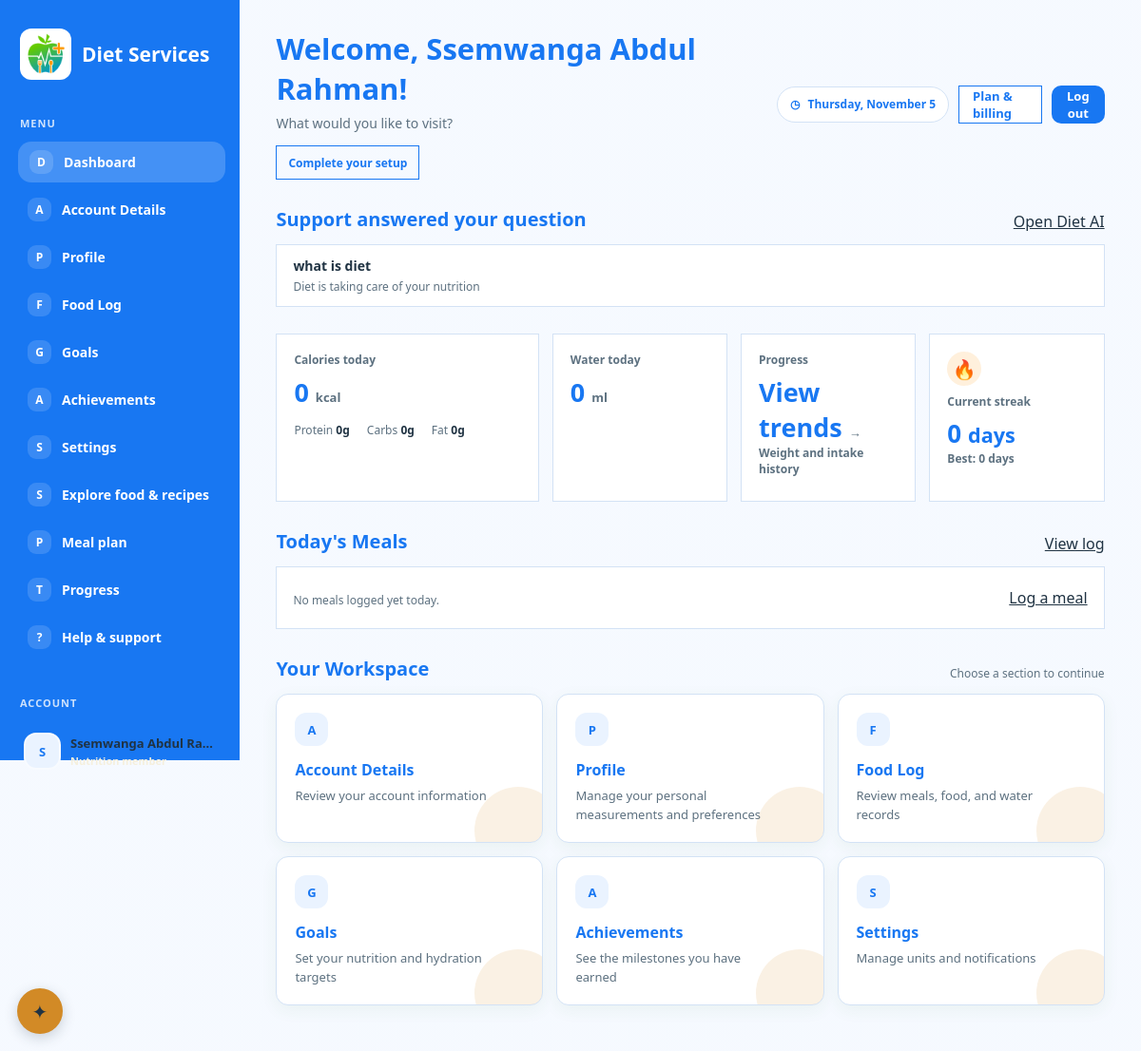
The page /dashboard/ (signed in) on the database its author committed.
### DietApp/models.py (models this page shows, shortened)
class Users(models.Model):
    user_id = models.IntegerField(null=False, primary_key=True)
    full_name = models.CharField(max_length=30)
    email = models.EmailField(unique=True, null=False)
    password_hash = models.CharField(max_length=128, null=False)
    is_active = models.BooleanField(default=True)
    onboarding_complete = models.BooleanField(default=False)
    paid_until = models.DateField(null=True, blank=True)
    phone = models.CharField(max_length=20, unique=True)
    profile_image = models.ImageField(upload_to='profile_picture', max_length=40, blank=True)
    created_at = models.DateField(null=False)
    last_login = models.DateField(null=False)

class SupportQuestion(models.Model):
    TOPIC_CHOICES = SupportFeedback.TOPIC_CHOICES
    user = models.ForeignKey(
        Users,
        on_delete=models.SET_NULL,
        null=True,
        blank=True,
        related_name="support_questions",
    )
    question = models.CharField(max_length=500)
    question_key = models.CharField(max_length=64, db_index=True)
    topic = models.CharField(max_length=30, choices=TOPIC_CHOICES, default="general")
    answer = models.TextField(blank=True)
    answer_viewed_at = models.DateTimeField(null=True, blank=True)
    created_at = models.DateTimeField(auto_now_add=True)
    updated_at = models.DateTimeField(auto_now=True)

### DietApp/views.py (the view)
# urls.py: path("dashboard/", views.Dashboard, name="dashboard"),
def Dashboard(request):
    if request.user.is_authenticated and request.user.is_staff:
        return redirect("admin_dashboard")
    user, redirect_response = _get_logged_in_user(request)
    if redirect_response:
        return redirect_response
    cards = [
        {"title": "Account Details", "description": "Review your account information", "url": reverse("account_details")},
        {"title": "Profile", "description": "Manage your personal measurements and preferences", "url": reverse("profile")},
        {"title": "Food Log", "description": "Review meals, food, and water records", "url": reverse("food_log")},
        {"title": "Goals", "description": "Set your nutrition and hydration targets", "url": reverse("goals")},
        {"title": "Achievements", "description": "See the milestones you have earned", "url": reverse("achievements")},
        {"title": "Settings", "description": "Manage units and notifications", "url": reverse("settings")},
    ]
    today = timezone.localdate()
    profile = _profile_for_user(user)
    intake = FoodLog.objects.filter(user_id=user, log_date=today).aggregate(
        calories=Sum("calories_consumed"),
        protein=Sum("protein_consumed"),
        carbs=Sum("carbs_consumed"),
        fat=Sum("fat_consumed"),
    )
    water_ml = WaterLog.objects.filter(user_id=user, log_date=today).aggregate(
        amount=Sum("amount_ml")
    )["amount"] or 0
    today_meals = (
        FoodLog.objects.filter(user_id=user, log_date=today)
        .select_related("food_id")
        .order_by("log_time")
    )
    targets = {
        "calories": profile.daily_calorie_target if profile else None,
        "protein": profile.daily_protein_target if profile else None,
        "carbs": profile.daily_carbs_target if profile else None,
        "fat": profile.daily_fat_target if profile else None,
        "water": profile.daily_water_target if profile else None,
    }
    daily_summary = {
        "date": today,
        "calories": intake["calories"] or 0,
        "protein": intake["protein"] or 0,
        "carbs": intake["carbs"] or 0,
        "fat": intake["fat"] or 0,
        "water_ml": water_ml,
        "targets": targets,
    }
    has_profile = profile is not None
    has_settings = UserSetting.objects.filter(user_id=user).exists()
    streak = _activity_streak(user, today)
    answered_support_questions = list(
        SupportQuestion.objects.filter(
            user=user,
            answer__gt="",
            answer_viewed_at__isnull=True,
        ).order_by("updated_at")
    )
    if answered_support_questions:
        SupportQuestion.objects.filter(
            pk__in=[item.pk for item in answered_support_questions]
        ).update(answer_viewed_at=timezone.now())
    for key in ("calories", "protein", "carbs", "fat"):
        target = targets[key]
        daily_summary[f"{key}_progress"] = min(
            100, round(daily_summary[key] / target * 100)
        ) if target else 0
    daily_summary["water_progress"] = min(
        100, round(water_ml / targets["water"] * 100)
    ) if targets["water"] else 0
    return render(
        request,
        "dashboard.html",
        {
            "user": user,
            "modules": cards,
            "daily_summary": daily_summary,
            "today_meals": today_meals,
            "streak": streak,
            "profile_setup_required": not has_profile,
            "answered_support_questions": answered_support_questions,
        },
    )

### DietApp/context_processors.py (called while the page is built)
def navigation_context(request):
	model_slug = getattr(request.resolver_match, "kwargs", {}).get("model_slug")
	previous_page_url = reverse("food_log") if model_slug == "weight-logs" else reverse("dashboard")
	return {"previous_page_url": previous_page_url}

### DietApp/payments.py (called while the page is built)
def payment_provider_ready():
    return bool(settings.FLW_SECRET_KEY and settings.FLW_SECRET_HASH)

### DietApp/views.py (called while the page is built)
def _get_logged_in_user(request, allow_unpaid=False):
    user_id = request.session.get("user_id")
    if not user_id:
        return None, redirect("login")
    user = Users.objects.filter(pk=user_id, is_active=True).first()
    if not user:
        request.session.pop("user_id", None)
        return None, redirect("login")
    if not allow_unpaid and payment_provider_ready() and not _subscription_is_current(user):
        return None, redirect("subscription")
    return user, None

def _profile_for_user(user):
    return UserProfile.objects.filter(user_id=user).order_by("-updated_at", "-pk").first()

### DietApp/templates/dashboard.html (shortened to what this page needs)
{% extends "base.html" %}
{% load static %}
{% block body_class %}dashboard-page{% endblock %}
{% block site_header %}
    <aside class="dashboard-sidebar" aria-label="Dashboard navigation">
        <a class="dashboard-brand" href="{% url 'dashboard' %}"><img class="brand-mark" src="{% static 'DietApp/images/diet-services-logo.png' %}" alt=""><span>Diet Services</span></a>
        <p class="sidebar-label">Menu</p>
        <nav class="dashboard-nav" aria-label="Main navigation">
            <a href="{% url 'dashboard' %}" aria-current="page"><span class="nav-mark" aria-hidden="true">D</span>Dashboard</a>
            {% for module in modules %}
                <a href="{{ module.url }}">
                    <span class="nav-mark" aria-hidden="true">{{ module.title|slice:":1" }}</span>{{ module.title }}
                </a>
            {% endfor %}
            <a href="{% url 'food_search' %}"><span class="nav-mark" aria-hidden="true">S</span>Explore food &amp; recipes</a>
            <a href="{% url 'meal_plan' %}"><span class="nav-mark" aria-hidden="true">P</span>Meal plan</a>
            <a href="{% url 'progress' %}"><span class="nav-mark" aria-hidden="true">T</span>Progress</a>
            <a href="{% url 'support' %}"><span class="nav-mark" aria-hidden="true">?</span>Help &amp; support</a>
        </nav>
        <p class="sidebar-label">Account</p>
        <div class="sidebar-user">
            <span class="user-avatar" aria-hidden="true">{{ user.full_name|slice:":1" }}</span>
            <div class="user-meta"><strong>{{ user.full_name }}</strong><span class="user-role">{% if request.user.is_staff %}Administrator{% else %}Nutrition member{% endif %}</span></div>
        </div>
    </aside>
{% endblock %}
{% block content %}
    <header class="dashboard-topline">
        <div>
            <h1>Welcome, {{ user.full_name }}!</h1>
            <p class="intro">What would you like to visit?</p>
            {% if profile_setup_required %}<a class="setup-link" href="{% url 'getting_started' %}">Complete your setup</a>{% endif %}
        </div>
        <div class="dashboard-actions">
            <span class="date-chip"><span aria-hidden="true">◷</span> {{ daily_summary.date|date:"l, F j" }}</span>
            <a class="admin-support-link" href="{% url 'subscription' %}">Plan &amp; billing</a>
            <form class="dashboard-logout" method="post" action="{% url 'logout' %}">{% csrf_token %}<button type="submit">Log out</button></form>
        </div>
    </header>
    {% if answered_support_questions %}
        <section class="meal-section" aria-labelledby="support-answers-title" role="status">
            <div class="section-heading">
                <h2 id="support-answers-title">Support answered your question</h2>
                <a href="{% url 'diet_ai' %}">Open Diet AI</a>
            </div>
            <div class="meal-list">
                {% for item in answered_support_questions %}
                    <article class="meal-row">
                        <div>
                            <p class="meal-name">{{ item.question }}</p>
                            <p class="meal-meta">{{ item.answer }}</p>
                        </div>
                    </article>
                {% endfor %}
            </div>
        </section>
    {% endif %}
    <section class="daily-summary" aria-label="Today's nutrition summary">
        <div class="summary-block">
            <p class="summary-label">Calories today</p>
            <p class="summary-value">{{ daily_summary.calories }} <small>{% if daily_summary.targets.calories %} / {{ daily_summary.targets.calories }} kcal{% else %}kcal{% endif %}</small></p>
            <div class="macro-line"><span>Protein <strong>{{ daily_summary.protein|floatformat:0 }}g</strong></span><span>Carbs <strong>{{ daily_summary.carbs|floatformat:0 }}g</strong></span><span>Fat <strong>{{ daily_summary.fat|floatformat:0 }}g</strong></span></div>
        </div>
        <div class="summary-block">
            <p class="summary-label">Water today</p>
            <p class="summary-value">{{ daily_summary.water_ml }} <small>ml</small></p>
        </div>
        <a class="summary-block" href="{% url 'progress' %}" style="text-decoration: none;">
            <p class="summary-label">Progress</p>
            <p class="summary-value">View trends <small aria-hidden="true">&rarr;</small></p>
            <p class="summary-label">Weight and intake history</p>
        </a>
        <a class="summary-block" href="{% url 'achievements' %}" style="text-decoration: none;">
            <span class="streak-symbol" aria-hidden="true">🔥</span>
            <p class="summary-label">Current streak</p>
            <p class="streak-value">{{ streak.current }} <small>days</small></p>
            <p class="summary-label">Best: {{ streak.best }} days</p>
        </a>
    </section>
    <section class="meal-section" aria-labelledby="today-meals-title">
        <div class="section-heading">
            <h2 id="today-meals-title">Today's Meals</h2>
            <a href="{% url 'food_log' %}">View log</a>
        </div>
        <div class="meal-list">
            {% for meal in today_meals %}
                <article class="meal-row">
                    <div>
                        <p class="meal-name">{{ meal.food_id.name }}</p>
                        <p class="meal-meta">{{ meal.get_meal_type_display }} · {{ meal.log_time|time:"g:i A" }}</p>
                    </div>
                    <p class="meal-calories">{{ meal.calories_consumed|floatformat:0 }} kcal</p>
                </article>
            {% empty %}
                <article class="meal-row"><p class="meal-meta">No meals logged yet today.</p><a href="{% url 'food_search' %}">Log a meal</a></article>
            {% endfor %}
        </div>
    </section>
    <section aria-labelledby="workspace-title">
        <div class="section-heading">
            <h2 id="workspace-title">Your Workspace</h2>
            <p>Choose a section to continue</p>
        </div>
    <section class="module-grid" aria-label="Diet app modules">
        {% for module in modules %}
            <a class="module-card" href="{{ module.url }}">
                <span class="module-icon" aria-hidden="true">{{ module.title|slice:":1" }}</span>
                <h2>{{ module.title }}</h2>
                <p>{{ module.description }}</p>
            </a>
        {% endfor %}
    </section>
    </section>
{% endblock %}

### DietApp/templates/base.html (style rules this page uses)
:root { --primary-blue: #1877f2; --sky-blue: #4595ff; --accent-amber: #d28a26; --blue-light: #eaf3ff; --paper: #f7faff; --ink: #203343; --muted: #5d7180; --line: #d3e2f5; --error: #b54747; }
* { box-sizing: border-box; }
body { min-height: 100vh; margin: 0; background: linear-gradient(rgba(247, 250, 255, .92), rgba(247, 250, 255, .92)), var(--blue-light) url("https://images.unsplash.com/photo-1490645935967-10de6ba17061?auto=format&fit=crop&w=1800&q=85") center / cover fixed; color: var(--ink); font-family: "Aptos", "Segoe UI", sans-serif; }
a { color: var(--primary-blue); }
h1, h2 { color: var(--primary-blue); font-family: "Aptos", "Segoe UI", sans-serif; font-weight: 400; }
h1 { margin: 0 0 10px; font-size: 38px; }
h2 { margin: 0 0 12px; font-size: 24px; }
.intro { margin: 0 0 28px; color: var(--muted); line-height: 1.6; }
.module-grid { display: grid; grid-template-columns: repeat(3, minmax(0, 1fr)); gap: 14px; }
.module-card { min-height: 132px; display: block; padding: 20px; border: 1px solid var(--line); background: var(--paper); color: var(--ink); text-decoration: none; transition: transform .15s ease, border-color .15s ease; }
.module-card h2 { margin-bottom: 8px; font: 700 19px "Aptos", "Segoe UI", sans-serif; }
.module-card p { margin: 0; color: var(--muted); line-height: 1.5; }
main button[type="submit"], .action-row button.action { min-height: 43px; padding: 0 18px; border: 1px solid var(--primary-blue); border-radius: 7px; background: var(--primary-blue); color: #fff; font: inherit; font-weight: 700; cursor: pointer; transition: background-color .15s ease, transform .15s ease, box-shadow .15s ease; }

### rows shown on the page
Users: full_name "S", full_name "Ssemwanga Abdul Ra…", full_name "Ssemwanga Abdul Rahman"
SupportQuestion: question "what is diet", answer "Diet is taking care of your nutrition"

### other values the page prints
{{ module.title|slice:":1" }} "A" "P" "F" "G" "A" "S"
{{ module.title }} "Account Details" "Profile" "Food Log" "Goals" "Achievements" "Settings"
{{ daily_summary.date|date:"l, F j" }} "Thursday, November 5"
{{ daily_summary.calories }} "0"
{{ daily_summary.protein|floatformat:0 }} "0"
{{ daily_summary.carbs|floatformat:0 }} "0"
{{ daily_summary.fat|floatformat:0 }} "0"
{{ daily_summary.water_ml }} "0"
{{ streak.current }} "0"
{{ streak.best }} "0"
{{ module.description }} "Review your account information" "Manage your personal measurements and preferences" "Review meals, food, and water records" "Set your nutrition and hydration targets" "See the milestones you have earned" "Manage units and notifications"
